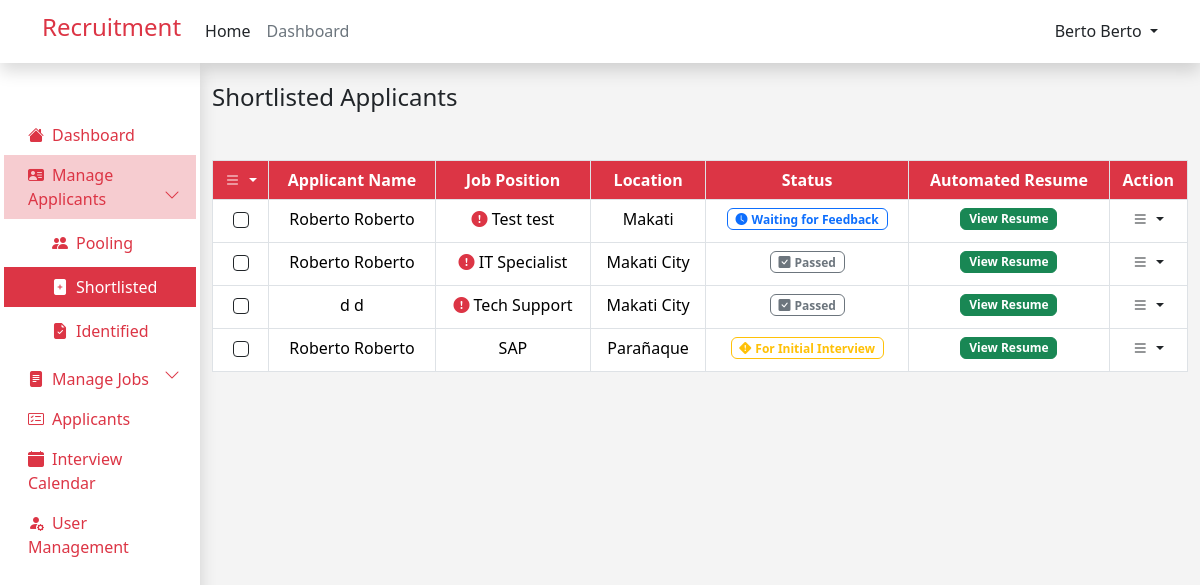
Page /admin/shortlisted_applicant.php (signed in) on the earlier database version.
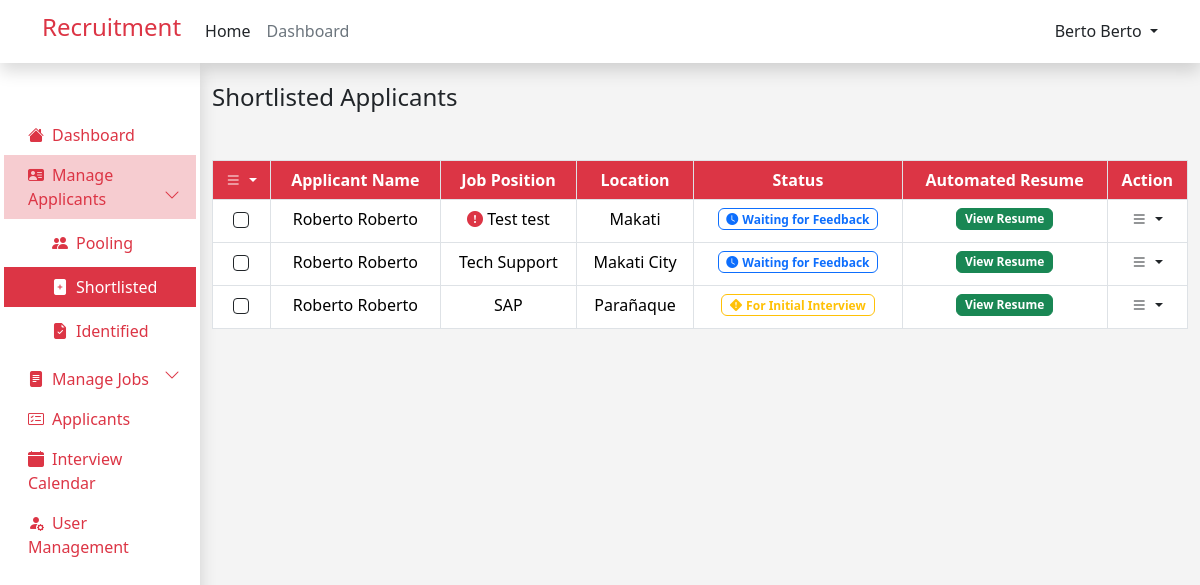
Same page on the later database version.
### tables this page shows
CREATE TABLE `job_applicants` (
  `id` int(12) NOT NULL,
  `user_id` int(12) NOT NULL,
  `job_id` int(12) NOT NULL,
  `application_status` varchar(255) NOT NULL,
  `interview_date` datetime DEFAULT NULL
);

CREATE TABLE `user` (
  `id` int(11) NOT NULL,
  `first_name` varchar(255) NOT NULL,
  `last_name` varchar(255) NOT NULL,
  `email` varchar(255) NOT NULL,
  `password` varchar(255) NOT NULL,
  `role` varchar(255) NOT NULL,
  `resume` varchar(255) NOT NULL,
  `branch` varchar(255) NOT NULL
);

CREATE TABLE `jobs` (
  `id` int(12) NOT NULL,
  `job_name` varchar(255) NOT NULL,
  `number_required` int(12) NOT NULL,
  `job_type` varchar(255) NOT NULL,
  `shift_and_schedule` varchar(255) NOT NULL,
  `location` varchar(255) NOT NULL,
  `job_description` text NOT NULL,
  `qualification` text NOT NULL,
  `priority` varchar(255) NOT NULL,
  `industry` varchar(255) NOT NULL,
  `created_at` timestamp NOT NULL DEFAULT current_timestamp() ON UPDATE current_timestamp()
);

### components/applicants_table.php (the view, shortened to what this page needs)
<link rel="stylesheet" href="https://cdn.datatables.net/2.0.3/css/dataTables.dataTables.min.css">
<tbody>
    <?php
    while ($row = mysqli_fetch_assoc($result)) {
        ?>
        <tr>
            <td class="text-center">
                <div class="form-check d-flex justify-content-center ">
                    <input class="form-check-input  border border-1 border-dark" type="checkbox" name="checkbox_value[]"
                        value="<?php echo $row['id']; ?>">
                </div>
            </td>
            <td>
                <?php echo $row['first_name'] . ' ' . $row['first_name']; ?>
            </td>
            <td>
                <?php
                if ($row['application_status'] == 'Pooling') {
                    ?>
                    <button type="button" class="btn btn-primary badge" data-bs-toggle="modal"
                        data-bs-target="#viewMRFModal<?php echo $row['id']; ?>">
                        View MRF List
                    </button>
                    <?php
                } else {
                    if ($row['priority'] == 'Urgent Hiring') {
                        ?>
                        <i class="bi bi-exclamation-circle-fill text-danger"></i>
                        <?php
                    }
                    echo $row['job_name'];
                }
                ?>
            </td>
            <td>
                <?php
                if ($row['application_status'] !== 'Pooling') {
                    echo $row['location'];
                }
                ?>
            </td>
            <td>
                <?php
                $status = $row['application_status'];
                switch ($status) {
                        ?>
                        <?php
                    case 'Passed':
                        ?>
                        <span class=" badge badge border border-secondary text-secondary ">
                            <i class="bi bi-check-square-fill me-1"></i>Passed
                        </span>
                        <?php
                        break;
                    case 'For Initial Interview':
                        ?>
                        <span class=" badge badge border border-warning text-warning ">
                            <i class="bi bi-exclamation-diamond-fill me-1"></i>For Initial Interview
                        </span>
                        <?php
                        break;
                        ?>
                        <?php
                    case 'Waiting for Feedback':
                        ?>
                        <span class=" badge badge border border-primary text-primary ">
                            <i class="bi bi-clock-fill me-1"></i>Waiting for Feedback
                        </span>
                        <?php
                        break;
                        ?>
                        <?php
                }
                ?>
            </td>
            <td>
                <button type="button" class="btn btn-success badge " data-bs-toggle="modal"
                    data-bs-target="#viewResumeModal<?php echo $row['id']; ?>">
                    View Resume
                </button>
            </td>
            <td>
                <a href="#" class="link-danger text-decoration-none dropdown-toggle text-dark" id="dropdownUser2"
                    data-bs-toggle="dropdown" aria-expanded="false">
                    <i class="bi bi-list"></i>
                </a>
            </td>
        </tr>
        <?php
    }
    ?>
</tbody>

Differences in the rows shown:
no longer on this page (row edited): job_applicants: user.first_name "Roberto", job.job_name "IT Specialist", job.location "Makati City", application_status "Passed" (drawn)
no longer on this page (row edited): job_applicants: user.first_name "d", job.job_name "Tech Support", job.location "Makati City", application_status "Passed" (drawn)
now on this page (row edited): job_applicants: user.first_name "Roberto", job.job_name "Tech Support", job.location "Makati City", shows "Waiting for Feedback"
